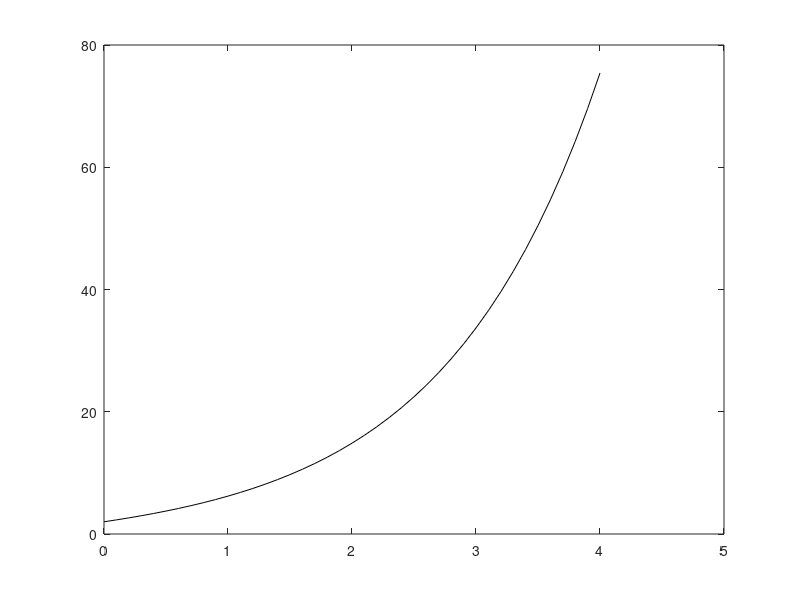

This figure's MATLAB source:
h=0.1; %step size
xfinal=4; %solve from x=[0,xfinal]
x(1)=0;y(1)=2;
%define the RHS of the ODE
f=@(x,y)4*(exp(0.8*x))-0.5*y;
%write the loop for solving RK4
for i=1:ceil(xfinal/h) %ceil function rounds up a number towards infinity
    %update x
    x(i+1)=x(i)+h;
    %update y
    k1=f(x(i),      y(i));
    k2=f(x(i)+h,y(i)+k1*h);
    y(i+1)=y(i)+(h)*(0.5*k1+0.5*k2);
end
plot(x,y,'k')%black color
hold on